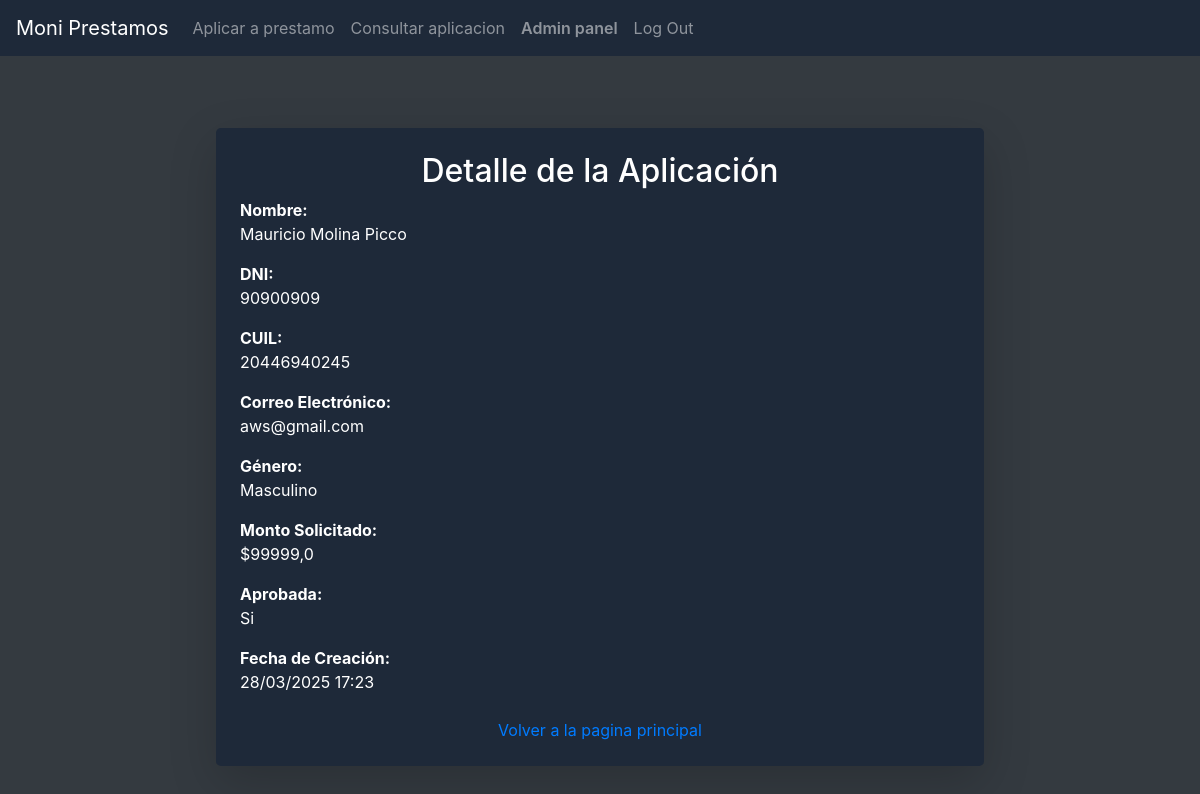
The app's page /application_detail/ac1dd317ebe440d886dd95fdc6e5e80e (signed in) with its own data.
### loans/models.py (models this page shows, shortened)
class LoanApplication(models.Model):
    id = models.UUIDField(primary_key=True, default=uuid.uuid4, editable=False)
    """
       Elegi usar UUIDs en lugar de id secuencial porque ayuda a mejorar la seguridad,
        ya que hace más difícil adivinar o predecir los IDs de los registros. Esto es especialmente
        útil para evitar ataques donde un atacante podría intentar adivinar o enumerar los registros
        a través de URLs o patrones en la base de datos.
    """
    dni = models.CharField(max_length=8, validators=[dni_validator])
    cuil = models.CharField(max_length=11, validators=[cuil_validator])
    first_name = models.CharField(max_length=255, validators=[name_validator])
    last_name = models.CharField(max_length=255, validators=[name_validator])
    email = models.EmailField(error_messages={
                'invalid': 'Por favor, ingrese un correo electrónico válido.'
            })
    gender = models.CharField(max_length=9, choices=GENDER_CHOICES)
    amount = models.DecimalField(max_digits=8, decimal_places=1,
            error_messages={
                'invalid': 'El monto debe ser un número con un máximo de 7 dígitos y 1 decimal.'
            })
    is_approved = models.BooleanField(default=False)
    created_date = models.DateTimeField(auto_now_add=True) #se define automaticamente cuando se crea la instancia

### loans/views.py (the view)
# urls.py: path("application_detail/<str:pk>", views.application_detail, name="application_detail"),
def application_detail(request, pk):
    try:
        application = LoanApplication.objects.get(pk=pk)
    except (LoanApplication.DoesNotExist, ValidationError):
        application = {}
    context = {
        "application":application
    }
    return render(request, "loans/application_detail.html", context)

### loans/templates/loans/application_detail.html
{% extends "loans/layout.html" %}
{% block body %}
<div class="max-w-3xl mx-auto p-6 bg-gray-800 rounded-lg shadow-lg mt-10">
    <h2 class="text-2xl font-bold text-center mb-6">Detalle de la Aplicación</h2>
    {% if application.first_name %}
        <div class="space-y-4">
            <div>
                <strong>Nombre:</strong>
                <p>{{ application.first_name }} {{ application.last_name }}</p>
            </div>
            <div>
                <strong>DNI:</strong>
                <p>{{ application.dni }}</p>
            </div>
            <div>
                <strong>CUIL:</strong>
                <p>{{ application.cuil }}</p>
            </div>
            <div>
                <strong>Correo Electrónico:</strong>
                <p>{{ application.email }}</p>
            </div>
            <div>
                <strong>Género:</strong>
                <p>{{ application.get_gender_display }}</p>
            </div>
            <div>
                <strong>Monto Solicitado:</strong>
                <p>${{ application.amount }}</p>
            </div>
            <div>
                <strong>Aprobada:</strong>
                <p>{{ application.is_approved|yesno:"Si,No" }}</p>
            </div>
            <div>
                <strong>Fecha de Creación:</strong>
                <p>{{ application.created_date|date:"d/m/Y H:i" }}</p>
            </div>
        </div>
        <div class="mt-6 text-center">
            <a href="{% url 'index' %}" class="text-blue-500 hover:text-blue-700">Volver a la pagina principal</a>
        </div>
    {% else %}
        <div class="text-center mt-4">
            ERROR: No se encontro la aplicacion con el codigo ingresado
        </div>
    {% endif %}
</div>
{% endblock %}

### records on screen
LoanApplication: first_name "Mauricio", last_name "Molina Picco", dni "90900909", cuil "20446940245", email "aws@gmail.com", gender "Masculino", amount "99999,0", is_approved "Si", created_date "28/03/2025 17:23"
